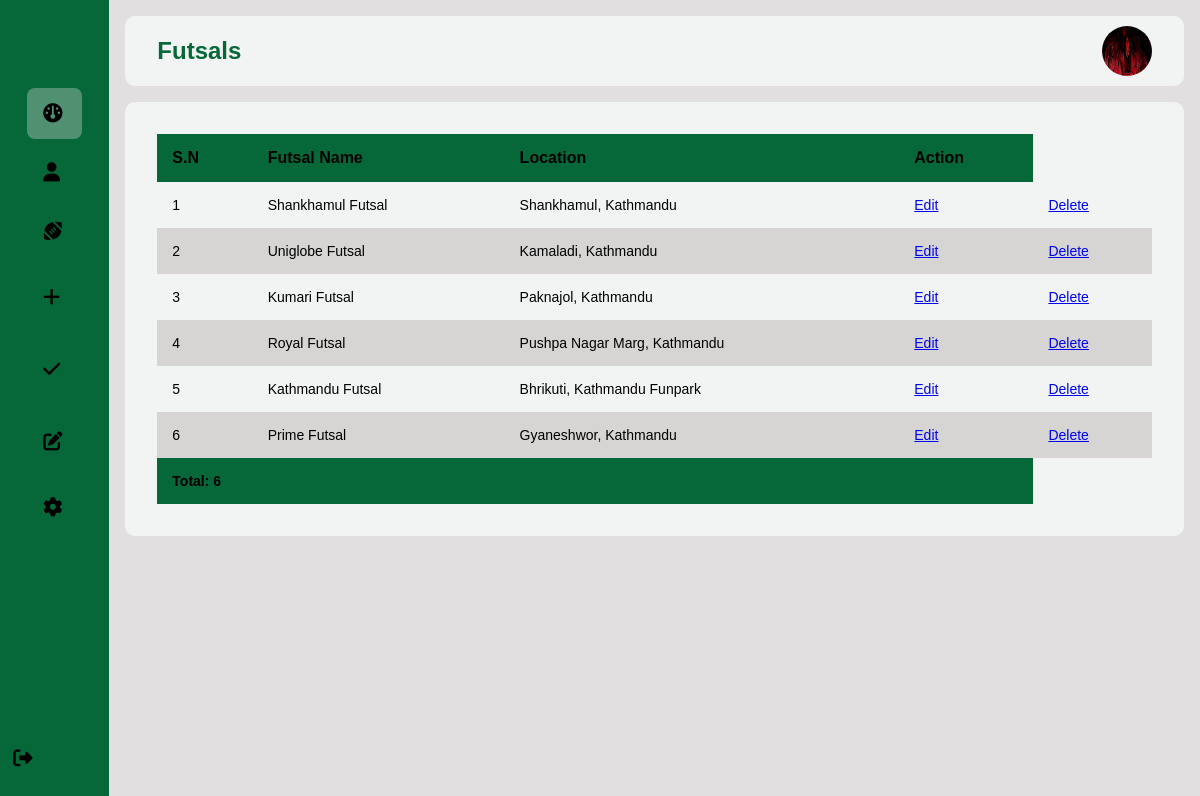
/Backend/Admin/futsal.php, run on the app's committed database.
### tables this page shows
CREATE TABLE `futsal_info` (
  `id` int(11) NOT NULL AUTO_INCREMENT,
  `name` varchar(50) NOT NULL,
  `img_path` varchar(255) NOT NULL,
  `description` varchar(255) DEFAULT NULL,
  `location` varchar(55) NOT NULL,
  `parking_available` tinyint(1) DEFAULT NULL,
  `price_per_hour` decimal(10,2) DEFAULT NULL,
  `opening_time` time DEFAULT NULL,
  `closing_time` time DEFAULT NULL,
  PRIMARY KEY (`id`)
);

### Backend/Admin/futsal.php (the view)
<?php
include("./assets/includes/sidebar.php");
include './assets/includes/connect.php';
$sql = "SELECT id, name, location FROM futsal_info";
$result = mysqli_query($con, $sql);
?>
    <div class="main--content">
        <div class="header--wrapper">
            <div class="header--title">
                <h2>Futsals</h2>
            </div>
            <div class="user--info">
                <img src="/image/om2.jpg" alt="">
            </div>
        </div>
        <div class="tabular-wrapper">
            <div class="table-container">
                <table>
                    <thead>
                        <tr>
                            <th>S.N</th>
                            <th>Futsal Name</th>
                            <th>Location</th>
                            <th>Action</th>
                        </tr>
                    </thead>
                    <tbody>
                        <?php
                    if (mysqli_num_rows($result) > 0) {
                        $sn = 1;
                        while ($row = mysqli_fetch_assoc($result)) {
                            ?>
                            <tr>
                                <td><?php echo $sn; ?></td>
                                <td><?php echo $row['name']; ?></td>
                                <td><?php echo $row['location']; ?></td>
                                <td><a href="UpdateFutsal.php?id=<?php echo $row['id']; ?>">Edit</a></td>
                                <td><a href="delete.php?id=<?php echo $row['id']; ?>">Delete</a></td>
                            </tr>
                            <?php
                            $sn++;
                        }
                    } else {
                        echo "<tr><td colspan='4'>No futsal data available</td></tr>";
                    }
                    ?>
                    </tbody>
                    <tfoot>
                        <tr>
                        <td colspan="4">Total: <?php echo mysqli_num_rows($result); ?></td>
                        </tr>
                    </tfoot>
                </table>
            </div>
        </div>
    </div>
</body>
</html>

### Backend/Admin/assets/css/admin.css (style rules this page uses)
* { margin: 0px; padding: 0px; border: none; outline: none; box-sizing: border-box; font-family: "Poppins", sans-serif; }
body { display: flex; }
.main--content { position: relative; background: rgb(225, 223, 223); width: 100%; padding: 1rem; }
.header--wrapper { display: flex; justify-content: space-between; align-items: center; flex-wrap: wrap; background: #f2f4f3; border-radius: 10px; padding: 10px 2rem; margin-bottom: 1rem; }
.header--title { color: #066839; }
.tabular-wrapper { background: #f2f4f3; margin-top: 1rem; border-radius: 10px; padding: 2rem; }
.table-container { width: 100%; }
table { width: 100%; border-collapse: collapse; }
thead { background: #066839; color: rgb(0, 0, 0); }
th { padding: 15px; text-align: left; }
tbody { background: #f2f4f3; }
td { padding: 15px; font-size: 14px; color: rgb(0, 0, 0); }
tr:nth-child(even) { background: rgb(214, 213, 211); }
tfoot { background: #066839; font-weight: bold; color: yellow; }
tfoot td { padding: 15px; color: black; }

### Backend/Admin/assets/css/addfutsal.css (style rules this page uses)
* { margin: 0px; padding: 0px; border: none; outline: none; box-sizing: border-box; font-family: "Poppins", sans-serif; }
body { display: flex; }
.main--content { position: relative; background: rgb(225, 223, 223); width: 100%; padding: 1rem; }
.header--wrapper { display: flex; justify-content: space-between; align-items: center; flex-wrap: wrap; background: #f2f4f3; border-radius: 10px; padding: 10px 2rem; margin-bottom: 1rem; }
.header--title { color: #066839; }
body { font-family: Arial, sans-serif; margin: 0; padding: 0; background-color: #f4f4f4; }

### Backend/Admin/assets/css/booked.css (style rules this page uses)
* { margin: 0px; padding: 0px; border: none; outline: none; box-sizing: border-box; font-family: "Poppins", sans-serif; }
body { display: flex; }
.main--content { position: relative; background: rgb(225, 223, 223); width: 100%; padding: 1rem; }
.header--wrapper img { width: 50px; height: 50px; cursor: pointer; border-radius: 50%; }
.header--wrapper { display: flex; justify-content: space-between; align-items: center; flex-wrap: wrap; background: #f2f4f3; border-radius: 10px; padding: 10px 2rem; margin-bottom: 1rem; }
.header--title { color: #066839; }
.user--info { display: flex; align-items: center; gap: 1rem; }
.tabular-wrapper { background: #f2f4f3; margin-top: 1rem; border-radius: 10px; padding: 2rem; }
.table-container { width: 100%; }
table { width: 100%; border-collapse: collapse; }
thead { background: #066839; color: rgb(0, 0, 0); }
th { padding: 15px; text-align: left; }
tbody { background: #f2f4f3; }
td { padding: 15px; font-size: 14px; color: rgb(0, 0, 0); }
tr:nth-child(even) { background: rgb(214, 213, 211); }
tfoot { background: #066839; font-weight: bold; color: yellow; }
tfoot td { padding: 15px; color: black; }

### Backend/Admin/assets/css/futsal.css (style rules this page uses)
* { margin: 0px; padding: 0px; border: none; outline: none; box-sizing: border-box; font-family: "Poppins", sans-serif; }
body { display: flex; }
.main--content { position: relative; background: rgb(225, 223, 223); width: 100%; padding: 1rem; }
.header--wrapper img { width: 50px; height: 50px; cursor: pointer; border-radius: 50%; }
.header--wrapper { display: flex; justify-content: space-between; align-items: center; flex-wrap: wrap; background: #f2f4f3; border-radius: 10px; padding: 10px 2rem; margin-bottom: 1rem; }
.header--title { color: #066839; }
.user--info { display: flex; align-items: center; gap: 1rem; }
.tabular-wrapper { background: #f2f4f3; margin-top: 1rem; border-radius: 10px; padding: 2rem; }
.table-container { width: 100%; }
table { width: 100%; border-collapse: collapse; }
thead { background: #066839; color: rgb(0, 0, 0); }
th { padding: 15px; text-align: left; }
tbody { background: #f2f4f3; }
td { padding: 15px; font-size: 14px; color: rgb(0, 0, 0); }
tr:nth-child(even) { background: rgb(214, 213, 211); }
tfoot { background: #066839; font-weight: bold; color: yellow; }
tfoot td { padding: 15px; color: black; }

### data on the page
futsal_info: name "Shankhamul Futsal", location "Shankhamul, Kathmandu"
futsal_info: name "Uniglobe Futsal", location "Kamaladi, Kathmandu"
futsal_info: name "Kumari Futsal", location "Paknajol, Kathmandu"
futsal_info: name "Royal Futsal", location "Pushpa Nagar Marg, Kathmandu"
futsal_info: name "Kathmandu Futsal", location "Bhrikuti, Kathmandu Funpark"
futsal_info: name "Prime Futsal", location "Gyaneshwor, Kathmandu"

### other printed values
mysqli_num_rows($result) "6"
